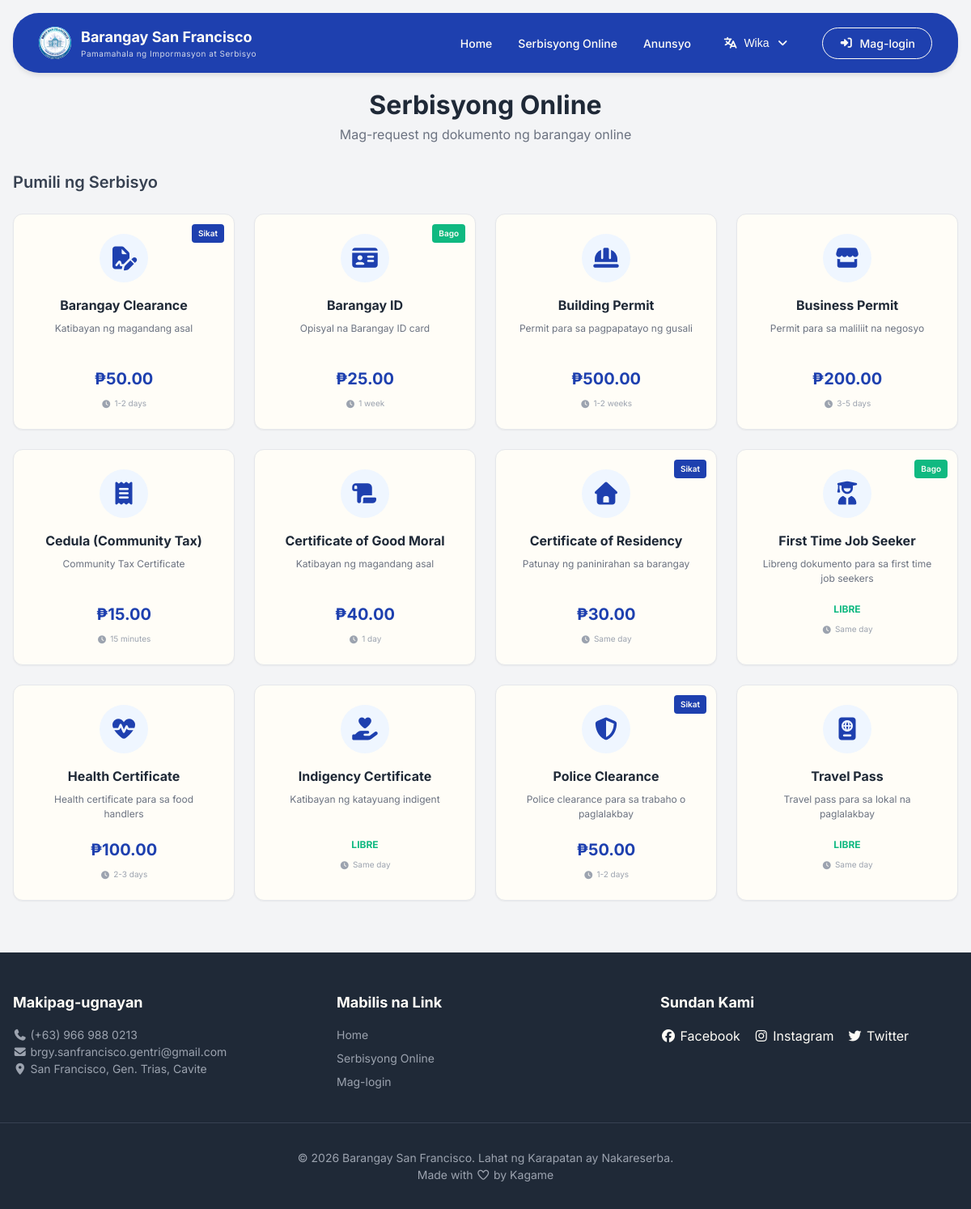
Screenshot of /pages/services.php with the database file from the repository.
### tables this page shows
CREATE TABLE IF NOT EXISTS `service` (
  `service_id` int NOT NULL AUTO_INCREMENT,
  `service_name` varchar(100) NOT NULL,
  `base_price` decimal(10,2) NOT NULL,
  `is_active` tinyint(1) DEFAULT '1',
  PRIMARY KEY (`service_id`)
);

### includes/translations/translations.php (called while the page is built, shortened)
<?php
function __($key) {
    $lang = $_SESSION['lang'] ?? 'tl';
    return $translations[$lang][$key] ?? $key;
}
?>

### includes/core/queries.php (called while the page is built, shortened)
<?php
function getServices() {
    global $conn;
    $sql = "SELECT * FROM service WHERE is_active = 1 ORDER BY service_id";
    $stmt = $conn->prepare($sql);
    $stmt->execute();
    $result = $stmt->get_result();
    return $result->fetch_all(MYSQLI_ASSOC);
}
?>

### pages/services.php (the view, shortened to what this page needs)
<?php
$services = getServices();
$serviceIcons = [
    'Barangay Clearance' => 'fa-file-signature',
    'Certificate of Residency' => 'fa-home',
    'Business Permit' => 'fa-store',
    'Indigency Certificate' => 'fa-hand-holding-heart',
    'Police Clearance' => 'fa-shield-alt',
    'Cedula (Community Tax)' => 'fa-receipt',
    'Certificate of Good Moral' => 'fa-scroll',
    'First Time Job Seeker' => 'fa-user-graduate',
    'Barangay ID' => 'fa-id-card',
    'Health Certificate' => 'fa-heartbeat',
    'Building Permit' => 'fa-hard-hat',
    'Travel Pass' => 'fa-passport'
];
$processingTimes = [
    'Barangay Clearance' => '1-2 days',
    'Certificate of Residency' => 'Same day',
    'Business Permit' => '3-5 days',
    'Indigency Certificate' => 'Same day',
    'Police Clearance' => '1-2 days',
    'Cedula (Community Tax)' => '15 minutes',
    'Certificate of Good Moral' => '1 day',
    'First Time Job Seeker' => 'Same day',
    'Barangay ID' => '1 week',
    'Health Certificate' => '2-3 days',
    'Building Permit' => '1-2 weeks',
    'Travel Pass' => 'Same day'
];
$serviceNames = [
    'Barangay Clearance' => __('srv-barangay-clearance'),
    'Certificate of Residency' => __('srv-cert-residency'),
    'Business Permit' => __('srv-business-permit'),
    'Indigency Certificate' => __('srv-indigency'),
    'Police Clearance' => __('srv-police-clearance'),
    'Cedula (Community Tax)' => __('srv-cedula'),
    'Certificate of Good Moral' => __('srv-good-moral'),
    'First Time Job Seeker' => __('srv-first-time-job'),
    'Barangay ID' => __('srv-barangay-id'),
    'Health Certificate' => __('srv-health-cert'),
    'Building Permit' => __('srv-building-permit'),
    'Travel Pass' => __('srv-travel-pass')
];
$serviceDescriptions = [
    'Barangay Clearance' => __('srv-clearance-d'),
    'Certificate of Residency' => __('srv-residency-d'),
    'Business Permit' => __('srv-permit-d'),
    'Indigency Certificate' => __('srv-indigency-d'),
    'Police Clearance' => __('srv-police-d'),
    'Cedula (Community Tax)' => __('srv-cedula-d'),
    'Certificate of Good Moral' => __('srv-moral-d'),
    'First Time Job Seeker' => __('srv-job-d'),
    'Barangay ID' => __('srv-id-d'),
    'Health Certificate' => __('srv-health-d'),
    'Building Permit' => __('srv-building-d'),
    'Travel Pass' => __('srv-travel-d')
];
$popularServices = ['Barangay Clearance', 'Certificate of Residency', 'Police Clearance'];
$newServices = ['First Time Job Seeker', 'Barangay ID'];
include '../includes/layouts/header.php';
?>
<link rel="stylesheet" href="/barangay-residence-system/assets/css/pages/services.css">
<?php include '../includes/layouts/navbar.php'; ?>
<main class="container">
    <div id="serviceSelection">
        <div class="service-header">
            <h2><?php echo __('services-page-title'); ?></h2>
            <p><?php echo __('services-page-subtitle'); ?></p>
        </div>
        <h3 class="section-subtitle"><?php echo __('select-service'); ?></h3>
        <div class="services-grid">
            <?php foreach ($services as $service):
                $name = $service['service_name'];
                $icon = $serviceIcons[$name] ?? 'fa-file-alt';
                $processingTime = $processingTimes[$name] ?? __('processing-2-3-days');
                $isPopular = in_array($name, $popularServices);
                $isNew = in_array($name, $newServices);
                $displayName = $serviceNames[$name] ?? $name;
                $displayDesc = $serviceDescriptions[$name] ?? ($service['description'] ?? '');
            ?>
            <div onclick="openServiceModal('<?php echo addslashes($name); ?>', <?php echo $service['base_price']; ?>)" class="card card-hover service-card">
                <?php if ($isPopular): ?>
                    <span class="service-badge popular"><?php echo __('popular'); ?></span>
                <?php elseif ($isNew): ?>
                    <span class="service-badge new"><?php echo __('new'); ?></span>
                <?php endif; ?>
                <div class="service-icon">
                    <i class="fas <?php echo $icon; ?>"></i>
                </div>
                <h4><?php echo $displayName; ?></h4>
                <p class="service-description"><?php echo $displayDesc; ?></p>
                <?php if ($service['base_price'] == 0): ?>
                    <p class="service-price free"><?php echo __('free'); ?></p>
                <?php else: ?>
                    <p class="service-price">₱<?php echo number_format($service['base_price'], 2); ?></p>
                <?php endif; ?>
                <div class="processing-time">
                    <i class="fas fa-clock"></i>
                    <span><?php echo $processingTime; ?></span>
                </div>
            </div>
            <?php endforeach; ?>
        </div>
    </div>
</main>
<?php include '../includes/layouts/footer.php'; ?>

### assets/css/pages/services.css (style rules this page uses)
.service-header { text-align: center; margin-bottom: 2rem; }
.service-header h2 { font-size: 2rem; font-weight: 700; color: var(--gray-800); }
.service-header p { color: var(--gray-500); }
.section-subtitle { margin-bottom: 1.5rem; font-size: 1.25rem; font-weight: 600; color: var(--gray-700); }
.services-grid { display: grid; grid-template-columns: repeat(4, 1fr); gap: 1.5rem; margin-bottom: 3rem; }
.service-card { text-align: center; cursor: pointer; padding: 1.5rem; transition: all 0.3s ease; position: relative; }
.service-icon { width: 60px; height: 60px; background-color: var(--primary-blue-50); border-radius: 50%; display: flex; align-items: center; justify-content: center; margin: 0 auto 1rem; color: var(--primary-blue); font-size: 1.75rem; transition: all 0.3s ease; }
.service-card h4 { font-size: 1rem; font-weight: 700; margin-bottom: 0.5rem; color: var(--gray-800); }
.service-description { font-size: 0.75rem; color: var(--gray-500); margin-bottom: 1rem; min-height: 2.5rem; }
.service-price { font-size: 1.25rem; font-weight: 700; color: var(--primary-blue); }
.service-price.free { color: var(--success-green); font-size: 0.75rem; text-transform: uppercase; }
.service-badge { position: absolute; top: 0.75rem; right: 0.75rem; background-color: var(--warning-orange); color: var(--white); font-size: 0.625rem; padding: 0.25rem 0.5rem; border-radius: 0.25rem; font-weight: 600; }
.service-badge.popular { background-color: var(--primary-blue); }
.service-badge.new { background-color: var(--success-green); }
.processing-time { font-size: 0.625rem; color: var(--gray-400); margin-top: 0.5rem; display: flex; align-items: center; justify-content: center; gap: 0.25rem; }

### assets/css/base/variables.css (style rules this page uses)
:root { --primary-blue: #1e40af; --primary-blue-dark: #1e3a8a; --primary-blue-light: #3b82f6; --primary-blue-50: #eff6ff; --white: #fffdf7; --gray-50: #f9fafb; --gray-100: #f3f4f6; --gray-200: #e5e7eb; --gray-300: #d1d5db; --gray-400: #9ca3af; --gray-500: #6b7280; --gray-600: #4b5563; --gray-700: #374151; --gray-800: #1f2937; --gray-900: #111827; --error-red: #b91c1c; --error-red-light: #fef2f2; --success-green: #10b981; --success-green-light: #d1fae5; --warning-orange: #f59e0b; --warning-orange-light: #fffbeb; --shadow-sm: 0 1px 2px 0 rgba(0, 0, 0, 0.05); --shadow-md: 0 4px 6px -1px rgba(0, 0, 0, 0.1); --shadow-lg: 0 10px 15px -3px rgba(0, 0, 0, 0.1); --shadow-xl: 0 20px 25px -5px rgba(0, 0, 0, 0.1); --radius-sm: 0.375rem; --radius-md: 0.5rem; --radius-lg: 0.75rem; --radius-xl: 1rem; }

### assets/css/base/typography.css (style rules this page uses)
h2 { font-size: 1.5rem; font-weight: 600; }
h3 { font-size: 1.25rem; font-weight: 600; }
h4 { font-size: 1.125rem; font-weight: 600; }

### assets/css/components/cards.css (style rules this page uses)
.card { background-color: var(--white); border-radius: var(--radius-lg); box-shadow: var(--shadow-sm); border: 1px solid var(--gray-200); transition: all 0.3s ease; }

### rows the page displays
service: service_name "Barangay Clearance", service_name "Katibayan ng magandang asal", base_price "50.00", service_name "1-2 days"
service: service_name "Barangay ID", service_name "Opisyal na Barangay ID card", base_price "25.00", service_name "1 week"
service: service_name "Building Permit", service_name "Permit para sa pagpapatayo ng gusali", base_price "500.00", service_name "1-2 weeks"
service: service_name "Business Permit", service_name "Permit para sa maliliit na negosyo", base_price "200.00", service_name "3-5 days"
service: service_name "Cedula (Community Tax)", service_name "Community Tax Certificate", base_price "15.00", service_name "15 minutes"
service: service_name "Certificate of Good Moral", service_name "Katibayan ng magandang asal", base_price "40.00", service_name "1 day"
service: service_name "Certificate of Residency", service_name "Patunay ng paninirahan sa barangay", base_price "30.00", service_name "Same day"
service: service_name "First Time Job Seeker", service_name "Libreng dokumento para sa first time job seekers", service_name "Same day"
service: service_name "Health Certificate", service_name "Health certificate para sa food handlers", base_price "100.00", service_name "2-3 days"
service: service_name "Indigency Certificate", service_name "Katibayan ng katayuang indigent", service_name "Same day"
service: service_name "Police Clearance", service_name "Police clearance para sa trabaho o paglalakbay", base_price "50.00", service_name "1-2 days"
service: service_name "Travel Pass", service_name "Travel pass para sa lokal na paglalakbay", service_name "Same day"

### other values shown
__('sub-header') "Pamamahala ng Impormasyon at Serbisyo"
__('nav-home') "Home"
__('nav-services') "Serbisyong Online"
__('nav-announcements') "Anunsyo"
__('language') "Wika"
__('login') "Mag-login"
__('services-page-title') "Serbisyong Online"
__('services-page-subtitle') "Mag-request ng dokumento ng barangay online"
__('select-service') "Pumili ng Serbisyo"
__('f-contact') "Makipag-ugnayan"
__('f-links') "Mabilis na Link"
__('f-follow') "Sundan Kami"
__('footer-copy') "© 2026 Barangay San Francisco. Lahat ng Karapatan ay Nakareserba."
